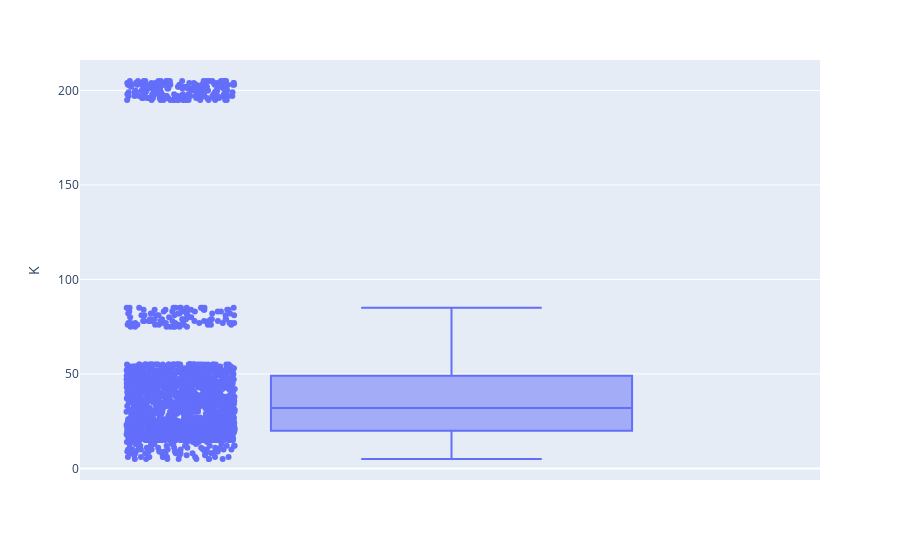

The notebook cell saved with this chart:
### Code cell
fig = px.box(data , y="K",points="all")
fig.show()

### Figure 1 — Plotly figure (JSON) as saved in the notebook; plotly's stock layout.template omitted (floating-point values rounded to 4 significant figures; data arrays with more than 128 entries replaced by an {"elided": "..."} marker saying what was removed)
{"data": [{"alignmentgroup": "True", "boxpoints": "all", "hovertemplate": "K=%{y}<extra></extra>", "legendgroup": "", "marker": {"color": "#636efa"}, "name": "", "notched": false, "offsetgroup": "", "orientation": "v", "showlegend": false, "type": "box", "x0": " ", "xaxis": "x", "y": {"elided": "2200 int values"}, "y0": " ", "yaxis": "y"}], "layout": {"autosize": true, "boxmode": "group", "legend": {"tracegroupgap": 0}, "margin": {"t": 60}, "xaxis": {"anchor": "y", "autorange": true, "domain": [0, 1], "range": [-0.5032, 0.5], "type": "category"}, "yaxis": {"anchor": "x", "autorange": true, "domain": [0, 1], "range": [-6.111, 216.1], "title": {"text": "K"}, "type": "linear"}}}
